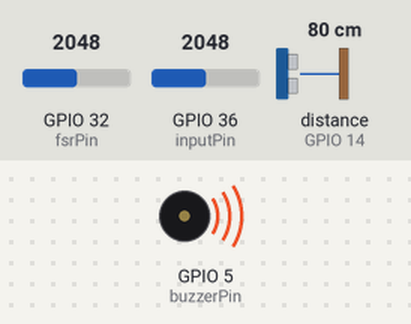
Simulated run of this sketch. Board: ESP32. Parts: buzzer (waves = sounding, pin HIGH). Wiring (inferred from the names in the program): ultrasonic range finder: trigger GPIO 13; echo GPIO 14. The inputs (shaded band) are chosen by the test bench; at power-on: GPIO 32 (fsrPin) = 2048, GPIO 36 (inputPin) = 2048, distance to the obstacle (sensor on GPIO 14) 80 cm (analog values on the 0–4095 scale). The echo pulse lasts 58.3 µs per cm; WiFi joins after 1.5 s; servers stay silent unless stated; pins used as bus, display or sensor lines are not drawn; what the sketch prints to the serial monitor is not drawn.

Above: at 1.9 s.
At 3.0 s:
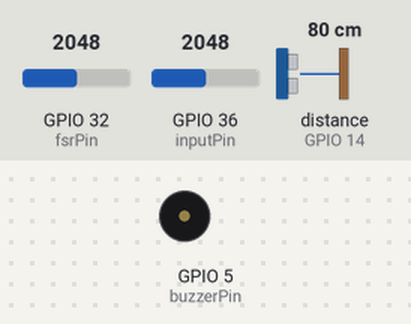
3.1 s: GPIO 32 (fsrPin) set to 1228
Timing chart, 0 to 6.1 s (numbered marks = the images above; inputs shaded):
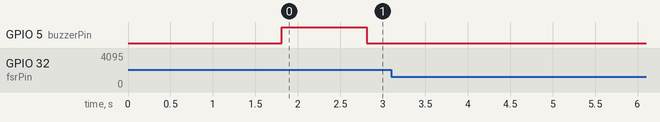

Measured:
- after the input at 3.1 s, every drawn part: stays the same

The sketch:

FinalMicrocontrollerCode.ino
```cpp
#define BLYNK_TEMPLATE_ID "TMPL2d5riqVUW"
#define BLYNK_TEMPLATE_NAME "HomeSecurity"
#define BLYNK_AUTH_TOKEN "0XxiV5ulJgdbsCOZ0eNay_a6XSxays_T"
#include <WiFi.h>
#include <BlynkSimpleEsp32.h>
//connect to wifi
char ssid[] = "TMOBILE-9FD1";
char pass[] = "underrate.recount.agency.abstract";

#define LED_PIN V3 //IoT

//Sensor 1: LDR
const int inputPin = 36;   // ADC1 (GPIO36)
const float thresholdLDR = 1.8; // Point between 0.6V and 2.3V
const float vref = 3.3;   // Nominal reference
int rawValue;
float voltage;
int ldrDetect;

// Sensor 2: Ultrasonic
long duration;
int distance;
const int trigPin = 13; // Input pin
const int echoPin = 14; // Output pin
const int detectThreshold = 80; // distance (cm)
int usDetect;

// Sensor 3: FSR
const int fsrPin = 32; // GPIO 32 (ADC1_CH4)
const float thresholdFSR = 1.5;
int rawFSR;
float voltageFSR;
int fsrDetect;

// Kalman Filter
float A = 0.9;      // State transition
float Q = 0.05;     // Process noise
float x_est = 0.0;  // Initial state
float P = 1.0;      // Initial error covariance
float R_LDR = 0.3;
float R_US = 0.3;
float R_FSR = 0.25;

// Alarm
const float triggerThreshold = 0.45;
const float clearThreshold = 0.3;
bool alarmTriggered = false;
const int buzzerPin = 5;

void setup() {
  Blynk.begin(BLYNK_AUTH_TOKEN, ssid, pass); // IoT
  pinMode(buzzerPin, OUTPUT); // buzzer

  //Sensor 1 & 3: LDR & FSR
  Serial.begin(115200); //Must match serial monitor
  analogReadResolution(12); // 0–4095 range

  //Sensor 2: Ultrasonic Sensor
  pinMode(trigPin, OUTPUT);
  pinMode(echoPin, INPUT);
}

void loop() {
  // IoT
  Blynk.run();

  // Sensor 1: LDR
  rawValue = analogRead(inputPin); //read the voltage through ADC
  voltage = (rawValue / 4095.0) * vref; //calculate voltage based on ADC value

  if (voltage > thresholdLDR) {
    ldrDetect = 1;
  } else {
    ldrDetect = 0;
  }

  //Sensor 2: Ultrasonic
  digitalWrite(trigPin, LOW); // make sure input starts at low
  delayMicroseconds(2); // stabilize signal
  digitalWrite(trigPin, HIGH); // section of code sends 10us pulse
  delayMicroseconds(10);
  digitalWrite(trigPin, LOW);

  duration = pulseIn(echoPin, HIGH); //amount of time echo takes to return
  distance = duration * 0.034/2; //calculate distance
  //correction factor based on calibration
  if (distance <= 10) {
    distance = distance + 1;
  }

  if (distance > 0 && distance < detectThreshold) {
    usDetect = 1;
  } else {
    usDetect = 0;
  }

  // Sensor 3: FSR
    rawFSR = analogRead(fsrPin);
    voltageFSR = (rawFSR / 4095.0) * vref;

    if (voltageFSR > thresholdFSR) {
      fsrDetect = 1;
    } else {
      fsrDetect = 0;
    }

  // Kalman Filter Implementation
  float x_pred = A * x_est;
  float P_pred = A * P * A + Q;

  // Update with LDR
  float K1 = P_pred / (P_pred + R_LDR);
  x_est = x_pred + K1 * (ldrDetect - x_pred);
  P_pred = (1 - K1) * P_pred;

  // Update with Ultrasonic
  float K2 = P_pred / (P_pred + R_US);
  x_est = x_est + K2 * (usDetect - x_est);
  P_pred = (1 - K2) * P_pred;

  // Update with FSR
  float K3 = P_pred / (P_pred + R_FSR);
  x_est = x_est + K3 * (fsrDetect - x_est);
  P = (1 - K3) * P_pred;

  // IoT
  Blynk.virtualWrite(V0, ldrDetect);
  Blynk.virtualWrite(V1, usDetect);
  Blynk.virtualWrite(V2, fsrDetect);

if (!alarmTriggered && x_est > triggerThreshold) {
  alarmTriggered = true;
  Serial.println("🚨 Alarm Triggered!");
  Blynk.virtualWrite(LED_PIN, 255);  // LED ON
  Blynk.setProperty(LED_PIN, "color", "#FF0000"); // Red
  Blynk.logEvent("intruder_alert", "Intruder Detected!");
  digitalWrite(buzzerPin, HIGH);  // Turn buzzer ON
  delay(1000);                     // Wait 1 sec
  digitalWrite(buzzerPin, LOW); // Turn buzzer OFF
} else if (alarmTriggered && x_est < clearThreshold) {
  alarmTriggered = false;
  Serial.println("✅ Alarm Cleared.");
  Blynk.virtualWrite(LED_PIN, 255);  // LED ON
  Blynk.setProperty(LED_PIN, "color", "#00FF00"); // Green
}
  delay(50);
}
```
